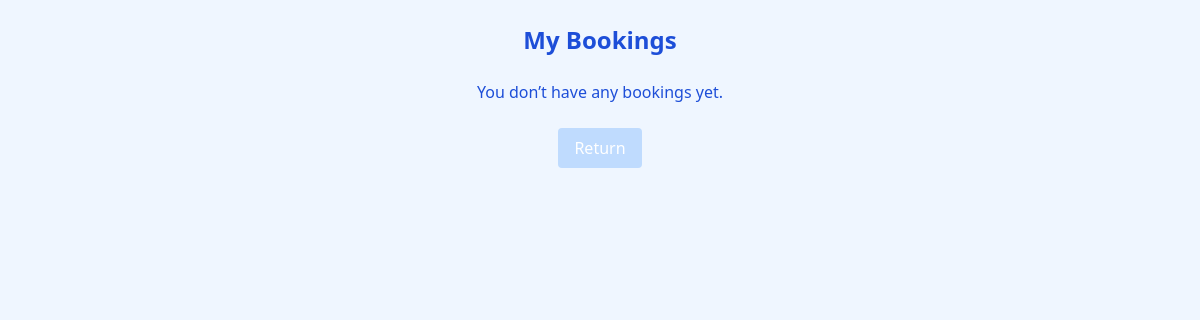
/my_booking/ (signed in), run on an earlier commit of the app's database.
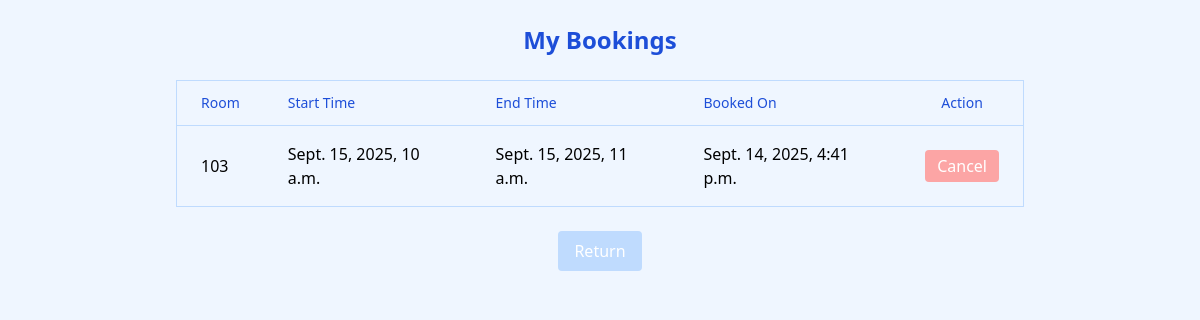
And on a later commit of the database.
### booking/models.py (models this page shows, shortened)
class Booking(models.Model) :
    room = models.ForeignKey(Room, on_delete=models.CASCADE)
    user = models.ForeignKey(User, on_delete=models.CASCADE)
    start_time = models.DateTimeField()
    end_time = models.DateTimeField()
    created_at = models.DateTimeField(auto_now_add=True)

### booking/views.py (the view)
# urls.py: path('my_booking/', views.my_booking, name='my_booking'),
@login_required(login_url='login')
def my_booking(request):
    bookings = Booking.objects.filter(user=request.user)
    now = timezone.now()
    return render(request, "booking/my_booking.html", {"bookings": bookings, "now": now})

### booking/templates/booking/my_booking.html (shortened to what this page needs)
<!DOCTYPE html>
<html lang="en">
<head>
    <script src="https://cdn.tailwindcss.com"></script>
</head>
<body class="bg-blue-50 min-h-screen">
{% block content %}
<div class="max-w-4xl mx-auto p-6">
    <h2 class="text-2xl font-bold mb-6 text-center text-blue-700">My Bookings</h2>
    {% if bookings %}
    <div class="overflow-x-auto">
        <table class="min-w-full border border-blue-200 divide-y divide-blue-200 rounded-lg">
            <thead class="bg-white-100">
                <tr>
                    <th class="px-6 py-3 text-left text-sm font-medium text-blue-700">Room</th>
                    <th class="px-6 py-3 text-left text-sm font-medium text-blue-700">Start Time</th>
                    <th class="px-6 py-3 text-left text-sm font-medium text-blue-700">End Time</th>
                    <th class="px-6 py-3 text-left text-sm font-medium text-blue-700">Booked On</th>
                    <th class="px-6 py-3 text-center text-sm font-medium text-blue-700">Action</th>
                </tr>
            </thead>
            <tbody class="divide-y divide-blue-200">
                {% for booking in bookings %}
                <tr class="hover:bg-blue-100 transition">
                    <td class="px-6 py-4">{{ booking.room_id }}</td>
                    <td class="px-6 py-4">{{ booking.start_time }}</td>
                    <td class="px-6 py-4">{{ booking.end_time }}</td>
                    <td class="px-6 py-4">{{ booking.created_at }}</td>
                    <td class="px-6 py-4 text-center">
                        <form method="POST" action="{% url 'cancel_booking' booking.id %}">
                            <button type="submit"
                                    class="bg-red-300 text-white px-3 py-1 rounded hover:bg-red-400 transition">
                                Cancel
                            </button>
                        </form>
                    </td>
                </tr>
                {% endfor %}
            </tbody>
        </table>
    </div>
    {% else %}
    <p class="text-blue-700 mt-4 text-center">You don’t have any bookings yet.</p>
    {% endif %}
    <div class="mt-6 flex justify-center space-x-4">
        <a href="{% url 'home' %}"
           class="bg-blue-200 text-white px-4 py-2 rounded hover:bg-blue-300 transition">
            Return
        </a>
    </div>
</div>
{% endblock %}
</body>
</html>

What changed in the data, as far as the page shows it:
added Booking: room_id "103", start_time "Sept. 15, 2025, 10 a.m.", end_time "Sept. 15, 2025, 11 a.m.", created_at "Sept. 14, 2025, 4:41 p.m."
Also different on the page:
text no longer shown: "You don’t have any bookings yet."
text now shown: "Room Start Time End Time Booked On Action"
